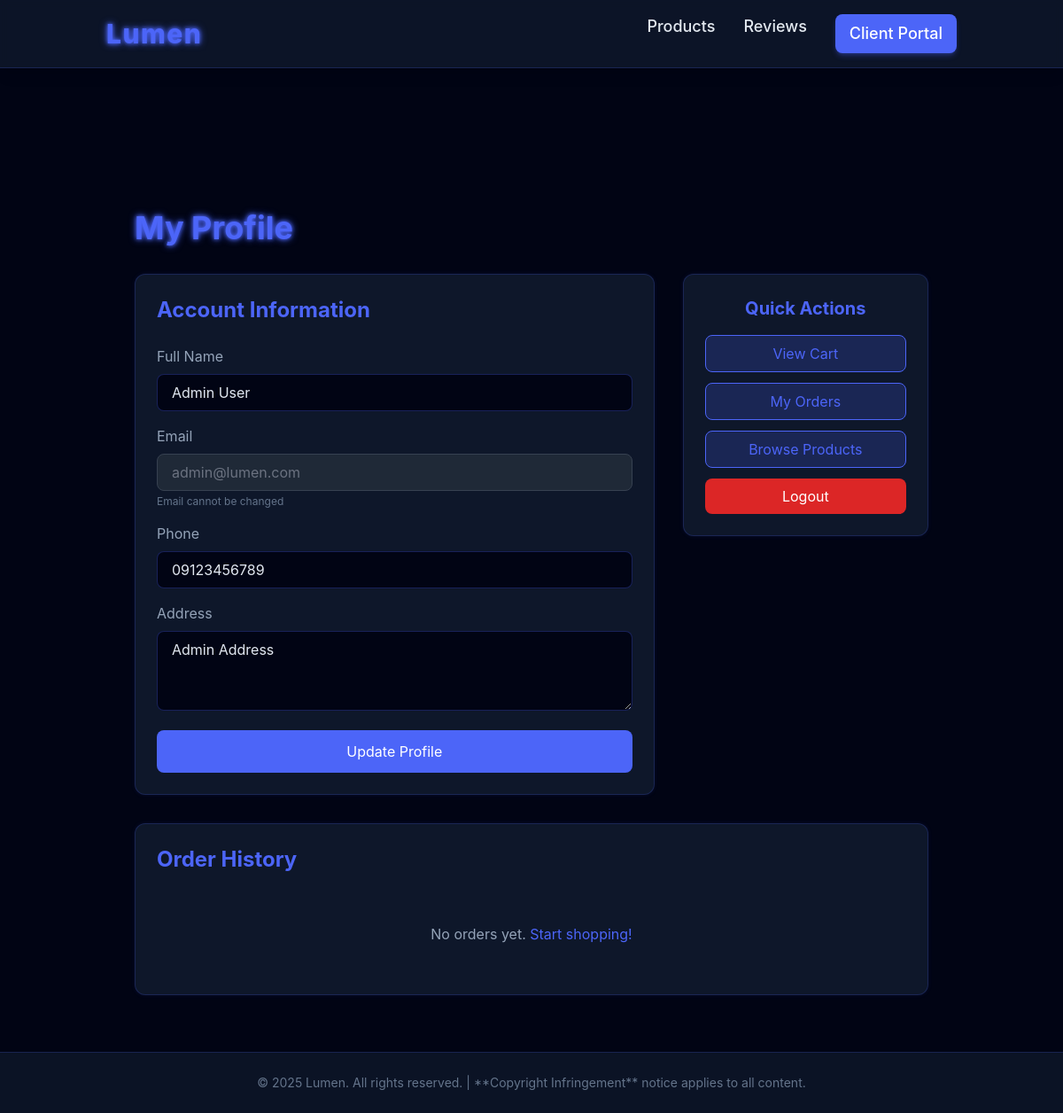
Screenshot of /user/profile.php (signed in) with the database file from the repository.
### tables this page shows
CREATE TABLE users (
    user_id INT PRIMARY KEY AUTO_INCREMENT,
    name VARCHAR(100) NOT NULL,
    email VARCHAR(100) UNIQUE NOT NULL,
    password VARCHAR(255) NOT NULL,
    phone VARCHAR(20),
    address TEXT,
    is_admin TINYINT(1) DEFAULT 0,
    is_active TINYINT(1) DEFAULT 1,
    created_at TIMESTAMP DEFAULT CURRENT_TIMESTAMP
);

### user/profile.php (the view, shortened to what this page needs)
<?php
$conn = getConnection();
$stmt = $conn->prepare("SELECT * FROM users WHERE user_id = ?");
$stmt->bind_param("i", $_SESSION['user_id']);
$stmt->execute();
$user = $stmt->get_result()->fetch_assoc();
$orders = $conn->query("SELECT o.*, COUNT(oi.item_id) as item_count
                        FROM orders o
                        LEFT JOIN order_items oi ON o.order_id = oi.order_id
                        WHERE o.user_id = {$_SESSION['user_id']}
                        GROUP BY o.order_id
                        ORDER BY o.order_date DESC");
include '../header.php';
?>
<section class="py-16">
    <div class="max-w-4xl mx-auto">
        <h1 class="text-4xl font-bold mb-8 logo-glow">My Profile</h1>
        <div class="grid grid-cols-1 lg:grid-cols-3 gap-8">
            <div class="lg:col-span-2 futuristic-card p-6 rounded-xl">
                <h2 class="text-2xl font-bold mb-6 text-neon-blue">Account Information</h2>
                <form method="POST" class="space-y-4">
                    <div>
                        <label class="block text-slate-400 mb-2">Full Name</label>
                        <input type="text" name="name" value="<?= $user['name'] ?>" required
                               class="w-full px-4 py-2 bg-space-dark border border-neon-blue/30 rounded-lg text-text-base focus:outline-none focus:border-neon-blue">
                    </div>
                    <div>
                        <label class="block text-slate-400 mb-2">Email</label>
                        <input type="email" value="<?= $user['email'] ?>" disabled
                               class="w-full px-4 py-2 bg-gray-800 border border-gray-700 rounded-lg text-gray-500 cursor-not-allowed">
                        <p class="text-xs text-slate-500 mt-1">Email cannot be changed</p>
                    </div>
                    <div>
                        <label class="block text-slate-400 mb-2">Phone</label>
                        <input type="tel" name="phone" value="<?= $user['phone'] ?>" required
                               class="w-full px-4 py-2 bg-space-dark border border-neon-blue/30 rounded-lg text-text-base focus:outline-none focus:border-neon-blue">
                    </div>
                    <div>
                        <label class="block text-slate-400 mb-2">Address</label>
                        <textarea name="address" rows="3" required
                                  class="w-full px-4 py-2 bg-space-dark border border-neon-blue/30 rounded-lg text-text-base focus:outline-none focus:border-neon-blue"><?= $user['address'] ?></textarea>
                    </div>
                    <button type="submit" class="w-full py-3 bg-neon-blue text-white rounded-lg hover:bg-blue-600 transition duration-200">
                        Update Profile
                    </button>
                </form>
            </div>
            <div class="space-y-4">
                <div class="futuristic-card p-6 rounded-xl text-center">
                    <h3 class="text-xl font-bold mb-4 text-neon-blue">Quick Actions</h3>
                    <div class="space-y-3">
                        <a href="/lumen/cart/view.php" class="block px-4 py-2 bg-neon-blue/20 border border-neon-blue text-neon-blue rounded-lg hover:bg-neon-blue hover:text-white transition">
                            View Cart
                        </a>
                        <a href="/lumen/user/orders.php" class="block px-4 py-2 bg-neon-blue/20 border border-neon-blue text-neon-blue rounded-lg hover:bg-neon-blue hover:text-white transition">
                            My Orders
                        </a>
                        <a href="/lumen/index.php" class="block px-4 py-2 bg-neon-blue/20 border border-neon-blue text-neon-blue rounded-lg hover:bg-neon-blue hover:text-white transition">
                            Browse Products
                        </a>
                        <a href="/lumen/user/logout.php" class="block px-4 py-2 bg-red-600 text-white rounded-lg hover:bg-red-700 transition">
                            Logout
                        </a>
                    </div>
                </div>
            </div>
        </div>
        <div class="mt-8 futuristic-card p-6 rounded-xl">
            <h2 class="text-2xl font-bold mb-6 text-neon-blue">Order History</h2>
            <?php if($orders->num_rows > 0): ?>
                <div class="overflow-x-auto">
                    <table class="w-full">
                        <thead>
                            <tr class="border-b border-neon-blue/30">
                                <th class="text-left py-3 px-4">Order ID</th>
                                <th class="text-left py-3 px-4">Date</th>
                                <th class="text-left py-3 px-4">Items</th>
                                <th class="text-left py-3 px-4">Total</th>
                                <th class="text-left py-3 px-4">Status</th>
                                <th class="text-left py-3 px-4">Actions</th>
                            </tr>
                        </thead>
                        <tbody>
                            <?php while($order = $orders->fetch_assoc()): ?>
                                <tr class="border-b border-slate-700 hover:bg-primary-panel/50">
                                    <td class="py-3 px-4">#<?= $order['order_id'] ?></td>
                                    <td class="py-3 px-4"><?= date('M d, Y', strtotime($order['order_date'])) ?></td>
                                    <td class="py-3 px-4"><?= $order['item_count'] ?> items</td>
                                    <td class="py-3 px-4"><?= formatCurrency($order['total_amount']) ?></td>
                                    <td class="py-3 px-4">
                                        <span class="px-3 py-1 rounded-full text-sm
                                            <?php
                                                if($order['status'] == 'Delivered') echo 'bg-green-500/20 text-green-300';
                                                elseif($order['status'] == 'Shipped') echo 'bg-blue-500/20 text-blue-300';
                                                elseif($order['status'] == 'Processing') echo 'bg-yellow-500/20 text-yellow-300';
                                                else echo 'bg-gray-500/20 text-gray-300';
                                            ?>">
                                            <?= $order['status'] ?>
                                        </span>
                                    </td>
                                    <td class="py-3 px-4">
                                        <a href="/lumen/orders/view.php?id=<?= $order['order_id'] ?>"
                                           class="text-neon-blue hover:underline">View Details</a>
                                    </td>
                                </tr>
                            <?php endwhile; ?>
                        </tbody>
                    </table>
                </div>
            <?php else: ?>
                <p class="text-center text-slate-400 py-8">No orders yet. <a href="lumen/index.php" class="text-neon-blue hover:underline">Start shopping!</a></p>
            <?php endif; ?>
        </div>
    </div>
</section>
<?php
include '../footer.php';
?>

### design.css (style rules this page uses)
body { background-color: #010414; color: #e2e8f0; min-height: 100vh; display: flex; flex-direction: column; overflow-x: hidden; font-family: 'Inter', sans-serif; }
.futuristic-card { background-color: #0e172a; border: 1px solid rgba(76, 101, 248, 0.2); box-shadow: 0 0 5px rgba(76, 101, 248, 0.1); transition: all 0.3s ease; }
.logo-glow { color: #4c65f8; text-shadow: 0 0 4px #4c65f8, 0 0 8px #4c65f8; animation: text-glow-pulse 3s ease-in-out infinite; }

### rows the page displays
users: name "Admin User", email "admin@lumen.com", phone "09123456789", address "Admin Address"
